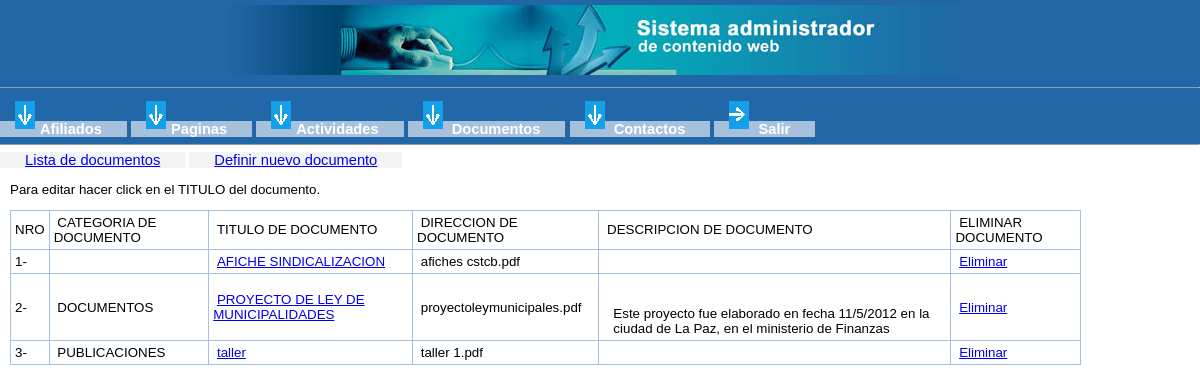
Screenshot of /admin/documentos.php (signed in) with the database file from the repository.
### tables this page shows
CREATE TABLE IF NOT EXISTS `documentos` (
  `id_enlace` int(11) NOT NULL AUTO_INCREMENT,
  `nombre_enlace` varchar(100) NOT NULL DEFAULT '',
  `direccion_enlace` varchar(100) NOT NULL DEFAULT '',
  `categoria_enlace` varchar(50) NOT NULL DEFAULT '',
  `descripcion_enlace` blob,
  `imagen_enlace` varchar(100) DEFAULT '',
  `nro_descarga` int(11) NOT NULL,
  PRIMARY KEY (`id_enlace`)
);

### admin/documentos.php (the view, shortened to what this page needs)
<?php
require ("funciones.php");
cabeceraAD();
?>
<div id="contenido_admin" style="clear:both;">
<div id="submenu">
<a href="documentos.php">Lista de  documentos</a>
<a href="documentos.php?accion=anadir">Definir nuevo documento</a>
</div>
<?php
if (!isset($_GET['accion']) && !isset($_POST['accion'])){
echo "<p>Para editar hacer click en el TITULO del documento.</p>";
$buscar="SELECT * FROM documentos ORDER BY categoria_enlace";
$resultados = mysql_query($buscar);
if($resultados){
	echo "<div id='listado_principal'><table width=\"90%\">\n";
	echo "<tr><td width=\"1%\">NRO</td>";
	echo "<td>&nbsp;CATEGORIA DE DOCUMENTO</td>";
	echo "<td>&nbsp;TITULO DE DOCUMENTO</td>";
	echo "<td>&nbsp;DIRECCION DE DOCUMENTO</td>";
	echo "<td>&nbsp;DESCRIPCION DE DOCUMENTO</td>";
	echo "<td>&nbsp;ELIMINAR DOCUMENTO</td>";
	echo "</tr>\n";
	$x = 1;
	while (list($id,$nombre,$direccion,$categoria,$descripcion,$ruta) = mysql_fetch_array($resultados)) {
		echo "<tr><td width=\"1%\">".$x."-</td>";
		echo "<td>&nbsp;".$categoria."</td>";
		echo "<td>&nbsp;<a href=\"documentos.php?accion=editar&id=".$id."\">".$nombre."</a></td>";
		echo "<td>&nbsp;".$direccion."</td>";
		echo "<td>&nbsp;".$descripcion."</td>";
		echo "<td>&nbsp;<a href='#' onclick='javascript:Confirmar($id);'>Eliminar</a></td>";
		echo "</tr>\n";
		$x++;
	}
	echo "</table></div>\n";
 }
}
?>
</div>
</body>
</html>

### admin/funciones.php (shortened to what this page needs)
<?php
function cabeceraAD(){
echo <<< HTML
<html>
<head>
<meta http-equiv="Content-Type" content="text/html; charset=utf-8" />
<title>Aplicacin segura</title>
<link href="presentacion.css" type="text/css" rel="stylesheet">
<meta name="robots" content="no index, no follow" />
<script type="text/javascript" src="nicEdit.js"></script>
<script type="text/javascript">
	bkLib.onDomLoaded(function() { nicEditors.allTextAreas() });
</script>
<SCRIPT type="text/javascript" src="js/validar.js"></SCRIPT>
</head>
<body>
<div style="background-color:#2166a7;">
<div style="text-align:center;"><img src="img/bg-cabecera.jpg" style="border:0px;"></div>
<hr size=1 style="color:white;">
<div id="menu">
HTML;
?>
<?php
echo <<< HTML
<a href="afiliados.php"><img src="img/descarga.gif" border="0">Afiliados</a>
<a href="paginas.php"><img src="img/descarga.gif" border="0">Paginas</a>
<a href="actividades.php"><img src="img/descarga.gif" border="0">Actividades</a>
<a href="documentos.php"><img src="img/descarga.gif" border="0"> Documentos</a>
<a href="contactos.php"><img src="img/descarga.gif" border="0"> Contactos</a>
<a href="index.php?salir=ok"><img src="img/salir.gif" border="0"> Salir</a>
</div>
<HR size=1 style="clear:both;color:white;">
</div>
HTML;
}
?>

### admin/presentacion.css (style rules this page uses)
body { margin:0;background-color:white;font-family:sans-serif,arial;font-size:11pt; }
#menu a { padding:0 25px 0 25px;background-color:#a7c0dc;color:#fff;padding-left:10px;font-weight: bold; text-decoration:none; }
img { border:0px;padding:5px; }
#submenu a { padding:0 25px 0 25px;background-color:#f3f3f3; }
table { border-collapse:collapse; }
td { font-size:10pt;border:1px #a7c0dc solid;padding:4px; }
p { font-size:10pt;padding:0 10px; }
#listado_principal { text-align:center;padding-left:10px; }

### rows the page displays
documentos: nombre_enlace "AFICHE SINDICALIZACION", direccion_enlace "afiches cstcb.pdf"
documentos: categoria_enlace "DOCUMENTOS", nombre_enlace "PROYECTO DE LEY DE MUNICIPALIDADES", direccion_enlace "proyectoleymunicipales.pdf", descripcion_enlace "Este proyecto fue elaborado en fecha 11/5/2012 en la ciudad de La Paz, en el ministerio de Finanzas"
documentos: categoria_enlace "PUBLICACIONES", nombre_enlace "taller", direccion_enlace "taller 1.pdf"
